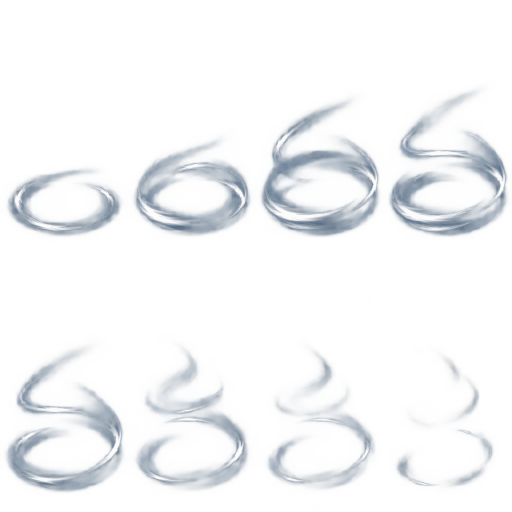
#> input picture assets/eq-v3/runtime/storm-atlas.png, 1024 x 1024 px, given in place of edited.png, which was not available (shown at 1/2 size)
$ python package-meowa-q.py
#> lines starting #> are read from the running program, lines starting #| are printed output that depends on the picture; pictures that were not available may be replaced by others from this repository, and a replacement may not be noted
"""Package declared Meowa final sheets without resampling or repainting the artwork."""
from pathlib import Path
from PIL import Image,ImageDraw
import json,hashlib
root=Path('assets/effects/yasuo-q-meowa-2026-10-19');runtime=root/'runtime';runtime.mkdir(exist_ok=True)
records=[]
for folder,key,rows in [('generated','thrust',4),('hit-generated','hit',2)]:
 manifest=json.loads(next((root/folder).rglob('final_outputs.json')).read_text(encoding='utf-8'))
#> (reads .cache/iv2/Redesign_this_complete_sixteen-item_MOBA_equipment_atlas_for_clearer_recognition_in_a_tiny_inventory_Keep_exac_d3f72462/final_outputs.json from the repository)
 source=Path(manifest['outputs'][0]['path']);sheet=Image.open(source).convert('RGBA')
#> further down, sheet is the input picture: PIL image 1024x1024 RGBA; mean R, G, B, A 52.8, 63.4, 74.7, 20.6
 assert sheet.size==(1024,1024)
 alpha=sheet.getchannel('A');assert alpha.getextrema()[0]==0 and alpha.getextrema()[1]>200
#> after `alpha = sheet.getchannel('A')`:
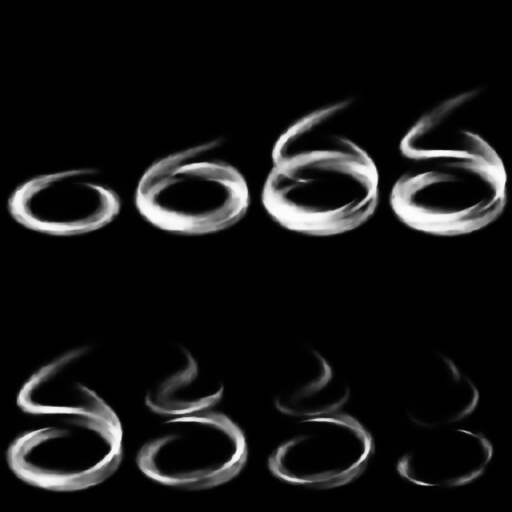
#> alpha: PIL image 1024x1024 L (shown at 1/2 size); min 0, max 253, mean 20.6
 width,height=sheet.width//2,sheet.height//rows
#> width = 512; height = 256
 frames=[];bounds=[];shifts=[];atlas=Image.new('RGBA',sheet.size)
#> after `atlas = Image.new('RGBA', sheet.size)`: atlas: PIL image 1024x1024 RGBA; every value is 0
 for index in range(rows*2):
  cell=sheet.crop((index%2*width,index//2*height,(index%2+1)*width,(index//2+1)*height))
  dy=0
  if key=='thrust':
   axis=max(range(height),key=lambda y:sum((sum(cell.getpixel((x,y))[:3])/765)**4*cell.getpixel((x,y))[3] for x in range(80,500)))
   dy=height//2-axis
   aligned=Image.new('RGBA',cell.size);aligned.paste(cell,(0,dy));cell=aligned
  shifts.append([0,dy]);atlas.paste(cell,(index%2*width,index//2*height))
  bounds.append(cell.getchannel('A').point(lambda a:255 if a>48 else 0).getbbox());frames.append(cell)
#> this loop made 8 passes
#> (axis, dy) on passes 1 to 8: (255, -127), (254, -126), (199, -71), (175, -47), (238, -110), (243, -115), (53, 75), (72, 56)
#> pass 2, `cell=sheet.crop((index%2*width,index//2*height,(index%2+1)*width,(inde..`:
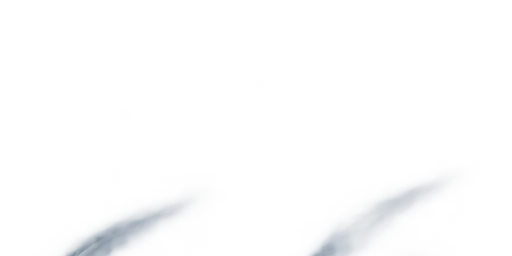
#> cell: PIL image 512x256 RGBA; mean R, G, B, A 25.7, 32.8, 40.2, 3.5; transparent parts drawn white
#> after the loop:
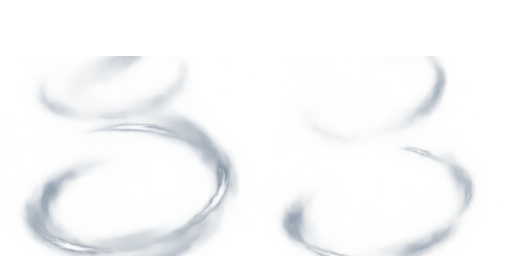
#> aligned: PIL image 512x256 RGBA; mean R, G, B, A 53.3, 66, 79.9, 11.7; transparent parts drawn white
#> after the loop:
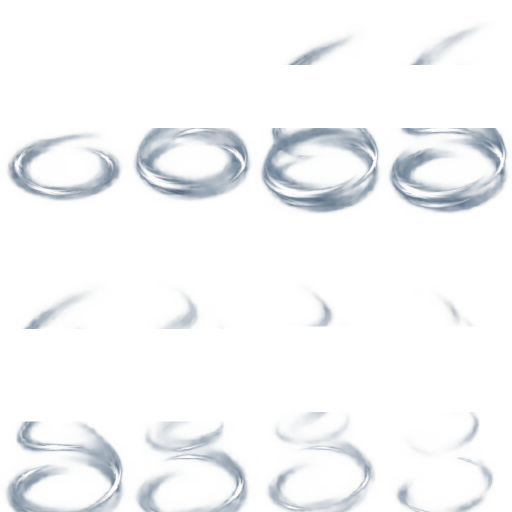
#> atlas: PIL image 1024x1024 RGBA (shown at 1/2 size); mean R, G, B, A 43, 51.6, 60.8, 18.4; transparent parts drawn white
#> after the loop, bounds = 8 items; frames = 8 items; shifts = [[0, -127], [0, -126], [0, -71], [0, -47], [0, -110], [0, -115], [0, 75], [0, 56]]
 atlas.save(runtime/(key+'-atlas.png'))
 frames[0].save(runtime/(key+'-preview.webp'),save_all=True,append_images=frames[1:],duration=100,loop=0,lossless=True)
 # Alpha-composited native-size contact sheet for edge review.
 background=Image.new('RGBA',sheet.size,(47,58,65,255));background.alpha_composite(sheet);background.save(root/(key+'-contact.png'))
#> after `background = Image.new('RGBA', sheet.size, (47, 58, 65, 255))`:
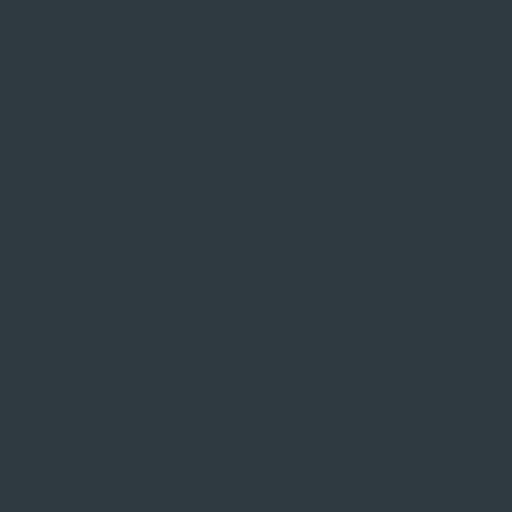
#> background: PIL image 1024x1024 RGBA (shown at 1/2 size); mean R, G, B, A 47, 58, 65, 255
#> after `background.alpha_composite(sheet)`:
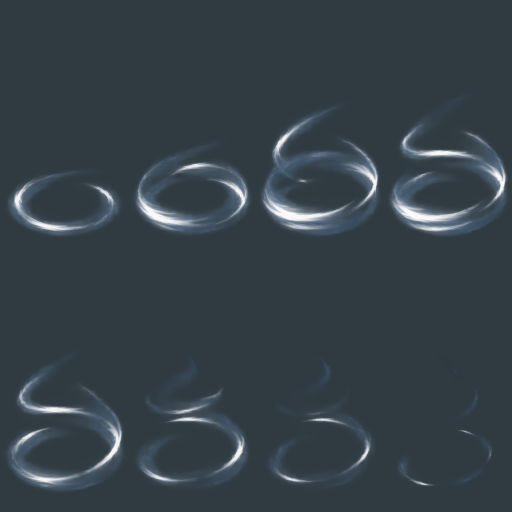
#> background: PIL image 1024x1024 RGBA (shown at 1/2 size); mean R, G, B, A 53, 64.4, 72.2, 255
 records.append(dict(key=key,job=manifest['job_id'],source=str(source),sha256=hashlib.sha256(source.read_bytes()).hexdigest(),cell=[width,height],frames=len(frames),bounds=bounds,alignment_shifts=shifts,alpha=alpha.getextrema(),resampled=False))
(root/'contract.json').write_text(json.dumps(records,ensure_ascii=False,indent=2),encoding='utf-8')
print(json.dumps(records,ensure_ascii=False,indent=2))
#> (printed output is left out)
